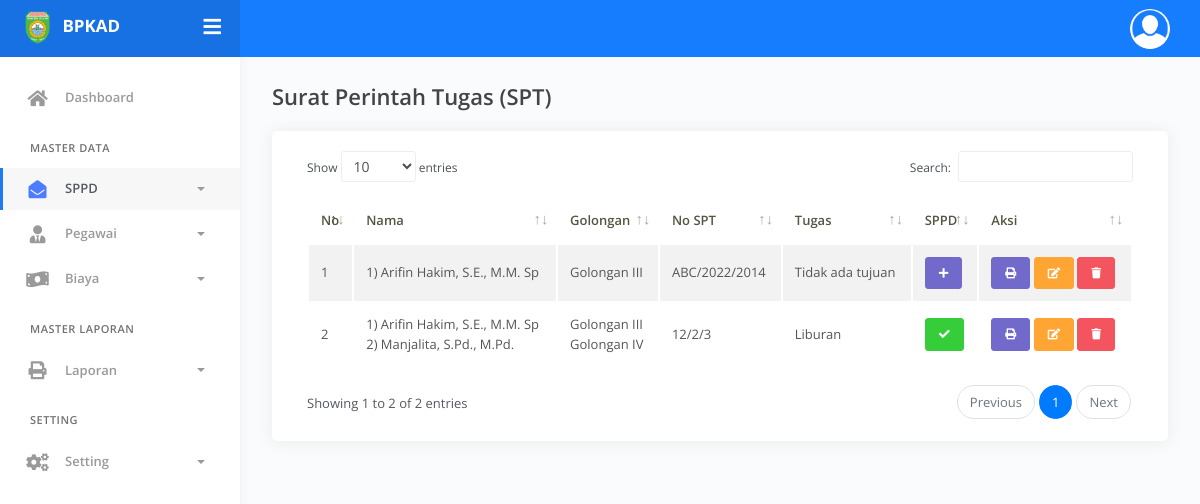
The app's page /index.php?page=spt (signed in) with its own data.
### tables this page shows
CREATE TABLE `spt` (
  `id_spt` int(11) NOT NULL,
  `nppd_id` int(11) NOT NULL,
  `no_spt` varchar(255) DEFAULT NULL,
  `dasar_hukum` varchar(255) DEFAULT NULL
);

CREATE TABLE `pegawai` (
  `id_pegawai` int(11) NOT NULL,
  `nip` varchar(255) NOT NULL,
  `nama` varchar(255) NOT NULL,
  `pangkat` varchar(255) NOT NULL,
  `golongan_id` int(11) NOT NULL,
  `jabatan` varchar(255) NOT NULL,
  `unit_kerja` varchar(255) NOT NULL
);

CREATE TABLE `golongan` (
  `id_golongan` int(11) NOT NULL,
  `nama_golongan` varchar(255) NOT NULL
);

CREATE TABLE `nppd` (
  `id_nppd` int(11) NOT NULL,
  `pegawai_id` varchar(255) NOT NULL,
  `tujuan_perjalanan` varchar(255) NOT NULL,
  `kota_id` int(11) NOT NULL,
  `kendaraan_id` int(11) NOT NULL,
  `tanggal_pergi` date NOT NULL,
  `tanggal_pulang` date NOT NULL,
  `lama_perjalanan` int(11) NOT NULL
);

### pages/spt/index.php (the view, shortened to what this page needs)
<?php
$no_tabel = 1;
?>
<div class="main-panel">
    <div class="content">
        <div class="page-inner">
            <div class="page-header">
                <h4 class="page-title">Surat Perintah Tugas (SPT)</h4>
            </div>
            <div class="row">
                <div class="col-md-12">
                    <div class="card">
                        <div class="card-body">
                            <div class="table-responsive">
                                <?php if ($_SESSION['role'] == 'admin') {
                                    $spt = mysqli_query($koneksi, "SELECT * FROM spt JOIN nppd ON spt.nppd_id = nppd.id_nppd");
                                ?>
                                <table id="basic-datatables" class="display table table-striped table-hover" >
                                    <thead>
                                        <tr>
                                            <th>No</th>
                                            <th>Nama</th>
                                            <th>Golongan</th>
                                            <th>No SPT</th>
                                            <th>Tugas</th>
                                            <th>SPPD</th>
                                            <th>Aksi</th>
                                        </tr>
                                    </thead>
                                    <tbody>
                                        <?php foreach ($spt as $data) : ?>
                                            <tr>
                                                <td><?= $no_tabel++ ?></td>
                                                <td>
                                                    <?php
                                                    $pegawai_id = $data['pegawai_id'];
                                                    $pegawai = mysqli_query($koneksi, "SELECT * FROM pegawai WHERE id_pegawai IN ($pegawai_id)");
                                                    $no = 1;
                                                    foreach ($pegawai as $data_pegawai) {
                                                        echo $no++ . ') ' . $data_pegawai['nama'] . "<br>";
                                                    }
                                                    ?>
                                                </td>
                                                <td>
                                                    <?php
                                                    $pegawai_id = $data['pegawai_id'];
                                                    $pegawai = mysqli_query($koneksi, "SELECT * FROM pegawai JOIN golongan ON pegawai.golongan_id = golongan.id_golongan WHERE id_pegawai IN ($pegawai_id)");
                                                    foreach ($pegawai as $data_pegawai) {
                                                        echo 'Golongan ' . $data_pegawai['nama_golongan'] . "<br>";
                                                    }
                                                    ?>
                                                </td>
                                                <td>
                                                    <?php
                                                    $cek_spt = mysqli_query($koneksi, "SELECT * FROM spt WHERE nppd_id = '$data[id_nppd]'");
                                                    if (mysqli_num_rows($cek_spt) > 0) {
                                                        $spt = mysqli_fetch_assoc($cek_spt);
                                                        if ($spt['no_spt'] == null) {
                                                            echo '-';
                                                        } else {
                                                            echo $spt['no_spt'];
                                                        }
                                                    } else {
                                                        echo '-';
                                                    }
                                                    ?>
                                                </td>
                                                <td><?= $data['tujuan_perjalanan'] ?></td>
                                                <td>
                                                    <?php
                                                    $cek_sppd = mysqli_query($koneksi, "SELECT * FROM sppd WHERE spt_id = '$data[id_spt]'");
                                                    if (mysqli_num_rows($cek_sppd) > 0) {
                                                        $sppd = mysqli_fetch_assoc($cek_sppd);
                                                        echo '<a href="index.php?page=sppd&id_sppd=' . $sppd['id_sppd'] . '" class="btn btn-success btn-sm"><i class="fas fa-check"></i></a>';
                                                    } else {
                                                        echo '<a href="index.php?page=tambah-sppd&id_spt=' . $data['id_spt'] . '" class="btn btn-secondary btn-sm"><i class="fas fa-plus"></i></a>';
                                                    }
                                                    ?>
                                                </td>
                                                <td>
                                                    <a href="pages/spt/print.php?id_spt=<?= $data['id_spt'] ?>" class="btn btn-secondary btn-sm"><i class="fas fa-print"></i></a>
                                                    <a href="index.php?page=edit-spt&id_spt=<?= $data['id_spt'] ?>" class="btn btn-warning btn-sm"><i class="fas fa-edit"></i></a>
                                                    <a href="index.php?page=hapus-spt&id_spt=<?= $data['id_spt'] ?>" class="btn btn-danger btn-sm"><i class="fas fa-trash"></i></a>
                                                </td>
                                            </tr>
                                        <?php endforeach; ?>
                                    </tbody>
                                </table>
                                <?php } ?>
                            </div>
                        </div>
                    </div>
                </div>
            </div>
        </div>
    </div>
</div>

### records on screen
spt: no_spt "ABC/2022/2014", nppd.tujuan_perjalanan "Tidak ada tujuan"
pegawai: nama "Arifin Hakim, S.E., M.M. Sp", golongan.nama_golongan "III"
spt: no_spt "12/2/3", nppd.tujuan_perjalanan "Liburan"
pegawai: nama "Manjalita, S.Pd., M.Pd.", golongan.nama_golongan "IV"
